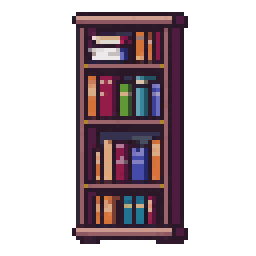
#> input picture game/assets/props/house_bookshelf_raw.png, 64 x 64 px (shown 4 times larger)
$ python -i make_forest_art.py   (imports and definitions only)
#> lines starting #> are read from the running program, lines starting #| are printed output that depends on the picture
#> further down, picture is the input picture: PIL image 64x64 RGBA; mean R, G, B, A 34.5, 23, 27.8, 97.2
#!/usr/bin/env python3
# ★[S4-T9 / ADR-0062 결정 10] 저승 숲·미혹의 숲 아트 패스 1 후처리 글루
# (ADR-0001 허용 = 생성물 정리·규격 정합, 변환 엔진 아님).
#
# PixelLab 생성 raw → 게임 규격(발치 flush · 하드 알파 · 저승 muted · 2px 청키)로 굳힌다.
#
# ★지형은 여기서 굽지 않는다 — 구역 톤은 `main._g16_ground_tone`(그리기 시점 곱셈)이 든다.
#   파생 필드 PNG를 구워 `_g16_field`만 갈아끼우는 1차 안은 **폐기**했다(재시도 금지):
#   `_wang_tiles`(잔디↔흙 전환 타일)가 전역 1회 캐시라 구역 오염이 나고, 물가 shore 합성·길 갓길이
#   각자 base를 직접 읽어 **경계에만 원톤이 남는다**(연못 둘레·길 옆이 형광 tan으로 뜬 실측).
#
# 규격 근거: [asset-ruleset §0.1] 2px 청키 · [§1.1] NW 광원 · [§3] 발치 앵커 · [§8.1] 하드 알파 ·
#           [§9] 저승 muted · [ADR-0050] 환경 32-native
#
# ★ 멱등: raw·단일출처에서 매번 새로 굽는다(최종 PNG를 재입력으로 쓰지 않음).
# 사용: python3 tools/make_forest_art.py   (game/ 에서)
import colorsys
import hashlib
import os
from PIL import Image

ROOT = os.path.dirname(os.path.dirname(os.path.abspath(__file__)))
PROPS = os.path.join(ROOT, "assets", "props")
SS = os.path.join(ROOT, "assets", "terrain16", "single_source")

ALPHA_CUT = 128    # [§8.1] 하드 알파(반투명 AA 엣지 금지 — 헤일로 방지)


def _h(x: int, y: int, salt: int) -> int:
    return int(hashlib.md5(("%d_%d_%d" % (x, y, salt)).encode()).hexdigest()[:8], 16)


def hard_alpha(img: Image.Image) -> Image.Image:
    px = img.load()
    for y in range(img.height):
        for x in range(img.width):
            r, g, b, a = px[x, y]
            px[x, y] = (r, g, b, 255 if a >= ALPHA_CUT else 0)
    return img


# [23 lines left out: functions shift, apply_px, not called in this run]


# ── ② 프롭 규격화 ─────────────────────────────────────────────────────────────
def chunk_ratio(img: Image.Image) -> float:
    """[§0.1] 2×2 블록 비율 — 0.95↑면 2px 청키, 0.70↓면 1px 고움(재청키화 대상).
    ★격자에 **정렬해서**(stride 2) 센다 — tools/enforce_chunk.block2_ratio와 같은 척도여야
    두 글루가 같은 자산을 같게 판정한다(stride 1로 세면 완벽한 청키도 ~0.27로 나온다)."""
    px = img.load()
    w, h = img.size
#> w = 64; h = 64
    same = 0
    tot = 0
    for y in range(0, h - 1, 2):
        for x in range(0, w - 1, 2):
            if px[x, y][3] < ALPHA_CUT:
                continue
            tot += 1
            if (px[x + 1, y] == px[x, y] and px[x, y + 1] == px[x, y]
                    and px[x + 1, y + 1] == px[x, y]):
                same += 1
#> after the loop, same = 17; tot = 375
    return same / tot if tot else 1.0


def chunkify(img: Image.Image) -> Image.Image:
    """÷2(BOX 평균) → 알파 임계 → ×2 nearest. 이미 청키하면 건너뛴다(이중 청키 방지)."""
    if chunk_ratio(img) >= 0.70:
        return img
    w, h = img.size
#> w = 64; h = 64
    small = img.resize((max(1, w // 2), max(1, h // 2)), Image.BOX)
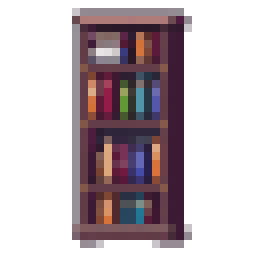
#> small: PIL image 32x32 RGBA (shown 8 times larger); mean R, G, B, A 35.8, 23.9, 29.1, 97.2; transparent parts drawn white
    return hard_alpha(small.resize((w, h), Image.NEAREST).convert("RGBA"))
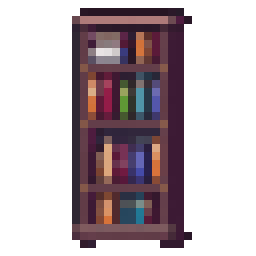
#> returned value: PIL image 64x64 RGBA (shown 4 times larger); mean R, G, B, A 35.8, 23.9, 29.1, 102.6; transparent parts drawn white


# [14 lines left out: function foot_flush, not called in this run]


# 파일명 → (프레임 w, h, 콘텐츠 강제 치수(()=원본비), 채도, 명도)
PROP_SPECS = [
    # ── 나무 3폼 + 그루터기 ──────────────────────────────────────────────────
    # 데이터 5단계 → 아트 3폼 매핑은 스펙카드(gemini-regen-batch §14)에 잠금:
    #   stage1~2=묘목(32×32) · stage3~4=중간(64×64) · stage5=성숙(64×128) · stump=그루터기(32×32).
    # ★세 폼의 **키 계단**이 그 매핑의 유일한 시각 근거다 — 프레임이 1/2/4칸으로 갈리므로
    #   한 화면에 셋이 서면 "자라는 중"이 읽힌다. 치수를 흔들면 계단이 무너진다.
    ("tree_forest_dark", 64, 128, (), 0.78, 0.86),
    ("tree_mid", 64, 64, (), 0.80, 0.88),
    ("tree_sapling", 32, 32, (20, 22), 0.84, 0.92),
    ("tree_stump", 32, 32, (22, 16), 0.86, 0.92),     # 보통 그루터기 = 낮고 작다(큰 그루터기와 대조)
    # ── ★채집 덤불 ───────────────────────────────────────────────────────────
    # 능선 SOLID 덤불(bush.png 64×64 — 어둡고 넓은 **톱니** dome)과 **다른 실루엣**이어야 한다.
    # 같은 그림이면 "저 벽도 흔들 수 있나"로 읽혀 §2-2 역할 분리가 시각에서 무너진다(owner 큐).
    # 분리 축 셋: ㉠크기 32×32 = 1/4 면적 ㉡실루엣 = 매끈한 **낮고 넓은** 반구(28×18로 눌러 못 박는다)
    #            ㉢톤 = 한 단 밝은 초록(능선 덤불은 어둡다).
    ("forest_berry_bush", 32, 32, (28, 18), 0.82, 0.98),
    # 이끼 — 성숙목 밑동에 얹는 **납작한 얼룩**(부피 있는 덩이면 덤불과 헷갈린다)
    ("forest_moss", 32, 32, (24, 12), 0.88, 0.96),
    # ── 저승 숲 장식 ─────────────────────────────────────────────────────────
    ("forest_mushroom", 32, 32, (20, 18), 0.86, 0.94),
    ("forest_fern", 32, 32, (26, 20), 0.80, 0.90),
    # ── 미혹의 숲 장식 ───────────────────────────────────────────────────────
    ("mihok_dead_snag", 64, 96, (), 0.72, 0.84),
    ("mihok_rare_mushroom", 32, 32, (18, 22), 1.00, 1.00),  # 발광종 — 유일하게 톤을 안 죽인다(§17 pop)
    # ── 큰 장애물(도끼 티어 게이트) ───────────────────────────────────────────
    # 보통 그루터기와의 대비가 곧 "이건 도끼 티어가 필요하다"의 신호라 **칸을 꽉 채운다**(32×28/32×24).
    ("large_stump", 32, 32, (32, 28), 0.80, 0.86),
    ("large_log", 32, 32, (32, 24), 0.78, 0.84),
]


# [14 lines left out: function build_props, not called in this run]


# [2 lines not run here, left out]

>>> from PIL import Image
>>> picture = Image.open('../assets/props/house_bookshelf_raw.png')
>>> result = chunkify(picture)

$ run again, on game/tools/.t1_pian_src/cafe_cabinet.png
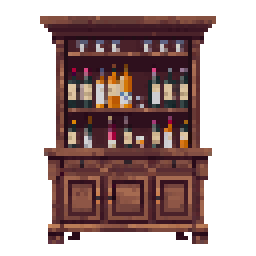
#> input picture game/tools/.t1_pian_src/cafe_cabinet.png, 64 x 64 px (shown 4 times larger)
#> picture is the input picture: PIL image 64x64 RGBA; mean R, G, B, A 50.3, 30.3, 29.2, 129.2
#> in chunkify, `small = img.resize((max(1, w // 2), max(1, h // 2)), Image.BOX)`:
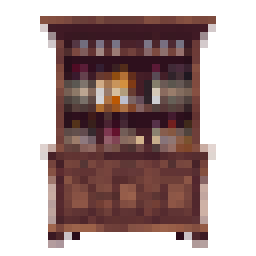
#> small: PIL image 32x32 RGBA (shown 8 times larger); mean R, G, B, A 52.3, 31.6, 30.3, 129.3; transparent parts drawn white
#> in chunkify, `return hard_alpha(small.resize((w, h), Image.NEAREST).convert("RGBA"))`:
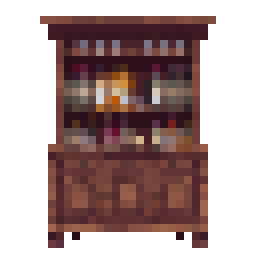
#> returned value: PIL image 64x64 RGBA (shown 4 times larger); mean R, G, B, A 52.3, 31.6, 30.3, 131; transparent parts drawn white
